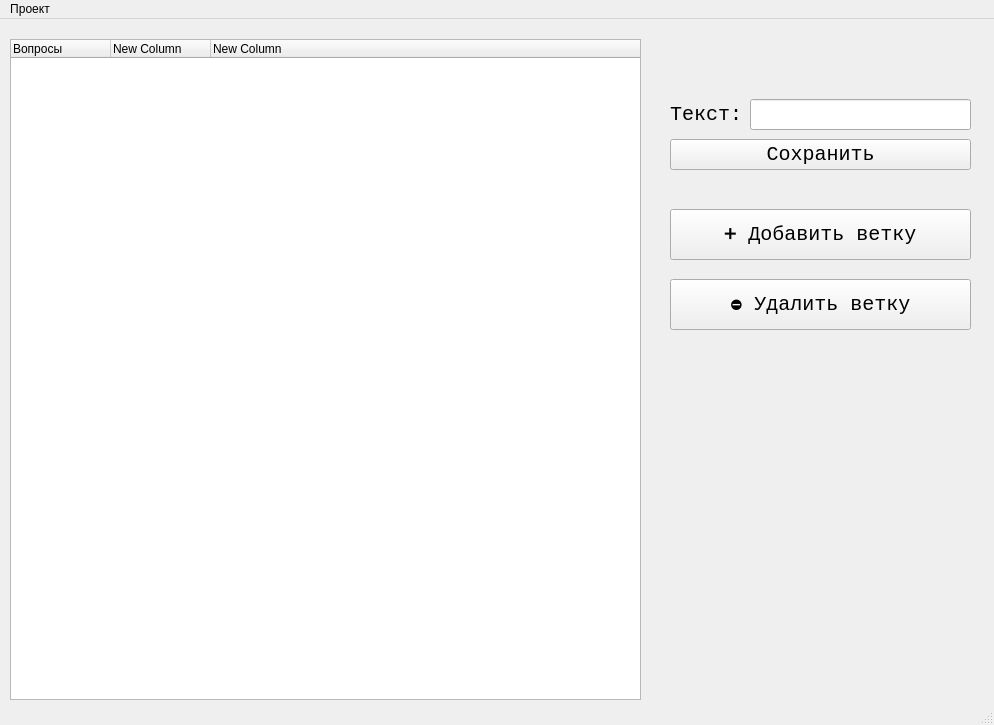
<?xml version="1.0" encoding="UTF-8"?>
<ui version="4.0">
 <class>MainWindow</class>
 <widget class="QMainWindow" name="MainWindow">
  <property name="geometry">
   <rect>
    <x>0</x>
    <y>0</y>
    <width>994</width>
    <height>725</height>
   </rect>
  </property>
  <property name="minimumSize">
   <size>
    <width>994</width>
    <height>725</height>
   </size>
  </property>
  <property name="maximumSize">
   <size>
    <width>994</width>
    <height>725</height>
   </size>
  </property>
  <property name="windowTitle">
   <string>MainWindow</string>
  </property>
  <widget class="QWidget" name="centralwidget">
   <widget class="QTreeWidget" name="questions">
    <property name="enabled">
     <bool>true</bool>
    </property>
    <property name="geometry">
     <rect>
      <x>10</x>
      <y>20</y>
      <width>631</width>
      <height>661</height>
     </rect>
    </property>
    <property name="styleSheet">
     <string notr="true">font: 12pt &quot;Courier New&quot;;</string>
    </property>
    <column>
     <property name="text">
      <string>Вопросы</string>
     </property>
    </column>
    <column>
     <property name="text">
      <string>New Column</string>
     </property>
    </column>
    <column>
     <property name="text">
      <string>New Column</string>
     </property>
    </column>
   </widget>
   <widget class="QPushButton" name="add_btn">
    <property name="geometry">
     <rect>
      <x>670</x>
      <y>190</y>
      <width>301</width>
      <height>51</height>
     </rect>
    </property>
    <property name="font">
     <font>
      <family>Courier New</family>
      <pointsize>15</pointsize>
     </font>
    </property>
    <property name="text">
     <string>➕ Добавить ветку</string>
    </property>
   </widget>
   <widget class="QPushButton" name="change_name_btn">
    <property name="geometry">
     <rect>
      <x>670</x>
      <y>120</y>
      <width>301</width>
      <height>31</height>
     </rect>
    </property>
    <property name="font">
     <font>
      <family>Courier New</family>
      <pointsize>15</pointsize>
     </font>
    </property>
    <property name="text">
     <string>Сохранить</string>
    </property>
   </widget>
   <widget class="QLineEdit" name="name_edit">
    <property name="geometry">
     <rect>
      <x>750</x>
      <y>80</y>
      <width>221</width>
      <height>31</height>
     </rect>
    </property>
    <property name="font">
     <font>
      <family>Courier New</family>
      <pointsize>12</pointsize>
     </font>
    </property>
    <property name="text">
     <string/>
    </property>
   </widget>
   <widget class="QLabel" name="label">
    <property name="geometry">
     <rect>
      <x>670</x>
      <y>80</y>
      <width>71</width>
      <height>31</height>
     </rect>
    </property>
    <property name="font">
     <font>
      <family>Courier New</family>
      <pointsize>15</pointsize>
     </font>
    </property>
    <property name="text">
     <string>Текст:</string>
    </property>
   </widget>
   <widget class="QLabel" name="main_label">
    <property name="geometry">
     <rect>
      <x>780</x>
      <y>30</y>
      <width>91</width>
      <height>21</height>
     </rect>
    </property>
    <property name="font">
     <font>
      <family>Courier New</family>
      <pointsize>18</pointsize>
     </font>
    </property>
    <property name="text">
     <string/>
    </property>
   </widget>
   <widget class="QLabel" name="label_ico1">
    <property name="geometry">
     <rect>
      <x>1500</x>
      <y>30</y>
      <width>21</width>
      <height>21</height>
     </rect>
    </property>
    <property name="font">
     <font>
      <family>Courier New</family>
      <pointsize>18</pointsize>
     </font>
    </property>
    <property name="text">
     <string/>
    </property>
    <property name="pixmap">
     <pixmap>resources/qu_ico.png</pixmap>
    </property>
    <property name="scaledContents">
     <bool>true</bool>
    </property>
   </widget>
   <widget class="QLabel" name="label_ico2">
    <property name="geometry">
     <rect>
      <x>1500</x>
      <y>30</y>
      <width>21</width>
      <height>21</height>
     </rect>
    </property>
    <property name="font">
     <font>
      <family>Courier New</family>
      <pointsize>18</pointsize>
     </font>
    </property>
    <property name="text">
     <string/>
    </property>
    <property name="pixmap">
     <pixmap>resources/qu_ico.png</pixmap>
    </property>
    <property name="scaledContents">
     <bool>true</bool>
    </property>
   </widget>
   <widget class="QPushButton" name="delete_btn">
    <property name="geometry">
     <rect>
      <x>670</x>
      <y>260</y>
      <width>301</width>
      <height>51</height>
     </rect>
    </property>
    <property name="font">
     <font>
      <family>Courier New</family>
      <pointsize>15</pointsize>
     </font>
    </property>
    <property name="text">
     <string>⛔ Удалить ветку</string>
    </property>
   </widget>
   <widget class="QLabel" name="done">
    <property name="geometry">
     <rect>
      <x>790</x>
      <y>640</y>
      <width>71</width>
      <height>31</height>
     </rect>
    </property>
    <property name="font">
     <font>
      <family>Courier New</family>
      <pointsize>15</pointsize>
     </font>
    </property>
    <property name="text">
     <string/>
    </property>
   </widget>
  </widget>
  <widget class="QMenuBar" name="menubar">
   <property name="geometry">
    <rect>
     <x>0</x>
     <y>0</y>
     <width>994</width>
     <height>21</height>
    </rect>
   </property>
   <widget class="QMenu" name="upper_menu">
    <property name="title">
     <string>Проект</string>
    </property>
    <addaction name="open_btn"/>
    <addaction name="save_btn"/>
    <addaction name="separator"/>
    <addaction name="make_btn"/>
   </widget>
   <addaction name="upper_menu"/>
  </widget>
  <widget class="QStatusBar" name="statusbar"/>
  <action name="open_btn">
   <property name="text">
    <string>Открыть проект</string>
   </property>
  </action>
  <action name="save_btn">
   <property name="text">
    <string>Сохранить проект</string>
   </property>
  </action>
  <action name="make_btn">
   <property name="text">
    <string>Собрать приложение</string>
   </property>
  </action>
 </widget>
 <resources/>
 <connections/>
</ui>
